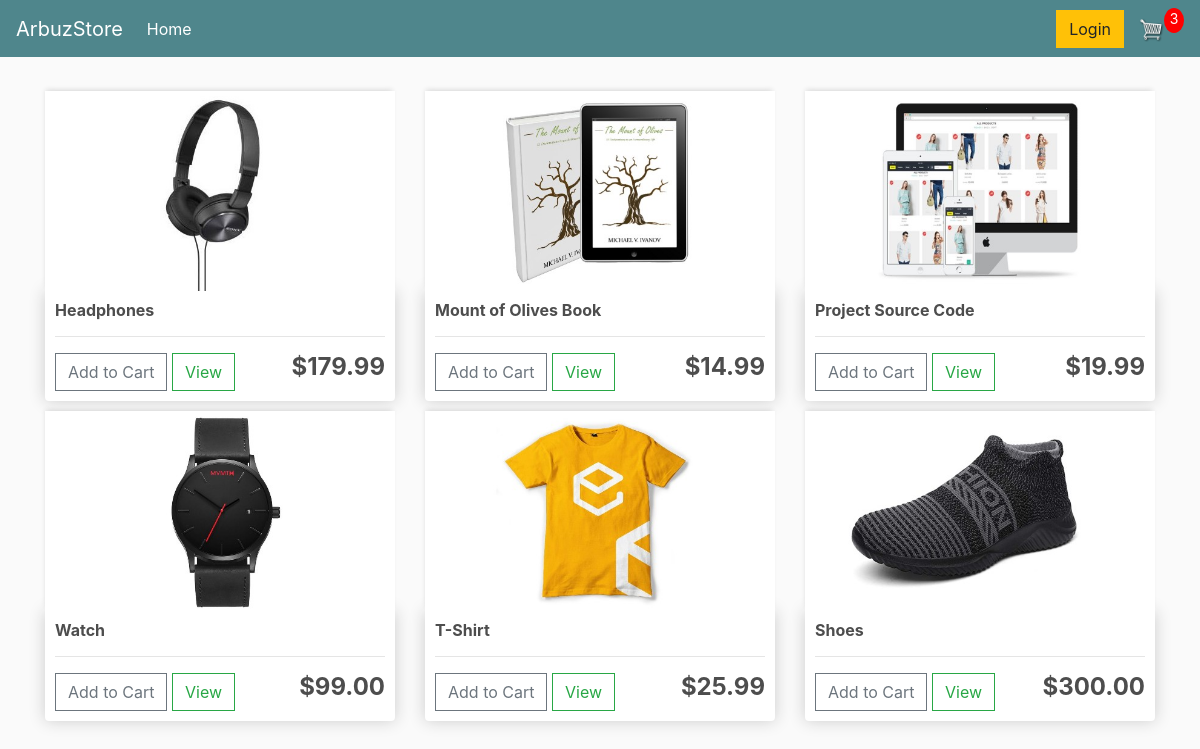
The app's page / (signed in) with its own data.
### store/models.py (models this page shows, shortened)
class Product(models.Model):
    name = models.CharField(max_length=200)
    price = models.DecimalField(max_digits=7, decimal_places=2)
    digital = models.BooleanField(default=False, null=True, blank=True)
    image = models.ImageField(null=True, blank=True)
    @property
    def imageURL(self):
        try:
            url = self.image.url
        except:
            url = ''
        return url

### store/views.py (the view)
# urls.py: path('', include('store.urls'))
def store(request):
    data = cartData(request)
    cartItems = data['cartItems']
    products = Product.objects.all()
    context = {'products': products, 'cartItems': cartItems}
    return render(request, 'store/store.html', context)

### store/models.py (called while the page is built)
    @property
    def get_cart_items(self):
        orderitems = self.orderitem_set.all()
        total = sum([item.quantity for item in orderitems])
        return total

### store/utils.py (called while the page is built)
def cartData(request):
    if request.user.is_authenticated:
        customer = request.user.customer
        order, created = Order.objects.get_or_create(customer=customer, complete=False)
        items = order.orderitem_set.all()
        cartItems = order.get_cart_items
    else:
        cookieData = cookieCart(request)
        cartItems = cookieData['cartItems']
        order = cookieData['order']
        items = cookieData['items']
    return {'cartItems': cartItems, 'order': order, 'items': items}

### store/templates/store/store.html (shortened to what this page needs)
<!DOCTYPE html>
{% extends 'store/main.html' %}
{% load static %}
{% block content %}
    <div class="row">
        {% for product in products %}
            <div class="col-lg-4">
                <img class="thumbnail" src="{{product.imageURL}}"/>
                <div class="box-element product">
                    <h6><strong>{{ product.name }}</strong></h6>
                    <hr>
                    <button data-product="{{ product.id }}" data-action="add" class="btn btn-outline-secondary add-btn update-cart">Add to Cart</button>
                    <a class="btn btn-outline-success" href="#">View</a>
                    <h4 style="display: inline-block; float: right"><strong>
                        ${{ product.price|floatformat:2 }}
                    </strong></h4>
                </div>
            </div>
        {% endfor %}
    </div>
{% endblock content %}

### store/templates/store/main.html (shortened to what this page needs)
<!DOCTYPE html>
{% load static %}
<html lang="en">
<head>
    <link rel="stylesheet" href="https://stackpath.bootstrapcdn.com/bootstrap/4.4.1/css/bootstrap.min.css"
>
    <link rel="stylesheet" type="text/css" href="{% static 'css/main.css' %}">
</head>
<body>
<nav class="navbar navbar-expand-lg navbar-dark bg-dark">
    <a class="navbar-brand" href="{% url 'store' %}"> ArbuzStore </a>
    <div class="collapse navbar-collapse" id="navbarSupportedContent">
        <ul class="navbar-nav mr-auto">
            <li class="nav-item active">
                <a class="nav-link" href="{% url 'store' %}">Home <span class="sr-only">(current)</span></a>
            </li>
        </ul>
        <div class="form-inline my-2 my-lg-0">
            <a href="#" class="btn btn-warning">Login</a>
            <a href="{% url 'cart' %}">
                <img id="cart-icon" src="{% static 'images/cart.png' %}">
            </a>
            <p id="cart-total">{{ cartItems }}</p>
        </div>
    </div>
</nav>
<div class="container">
    <br>
    {% block content %}
    {% endblock content %}
</div>
</body>
</html>

### static/css/main.css (style rules this page uses)
body { background-color: hsl(0, 0%, 98%); }
h1,h2,h3,h4,h5,h6 { color:hsl(0, 0%, 30%); }
.box-element { box-shadow:hsl(0, 0%, 80%) 0 0 16px; background-color: #fff; border-radius: 4px; padding: 10px; }
.thumbnail { width: 100%; height: 200px; -webkit-box-shadow: -1px -3px 5px -2px rgba(214,214,214,1); -moz-box-shadow: -1px -3px 5px -2px rgba(214,214,214,1); box-shadow: -1px -3px 5px -2px rgba(214,214,214,1); }
.product { border-radius: 0 0 4px 4px; }
.bg-dark { background-color: #4f868c!important; }
#cart-icon { width:25px; display: inline-block; margin-left: 15px; }
#cart-total { display: block; text-align: center; color:#fff; background-color: red; width: 20px; height: 25px; border-radius: 50%; font-size: 14px; }
.col-lg-4, .col-lg-6, .col-lg-8, .col-lg-12 { margin-top: 10px; }
.btn { border-radius: 0; }

### records on screen
Product: imageURL (picture), name "Headphones", price "179.99"
Product: imageURL (picture), name "Mount of Olives Book", price "14.99"
Product: imageURL (picture), name "Project Source Code", price "19.99"
Product: imageURL (picture), name "Watch", price "99.00"
Product: imageURL (picture), name "T-Shirt", price "25.99"
Product: imageURL (picture), name "Shoes", price "300.00"

### other values on screen
{{ cartItems }} "3"
